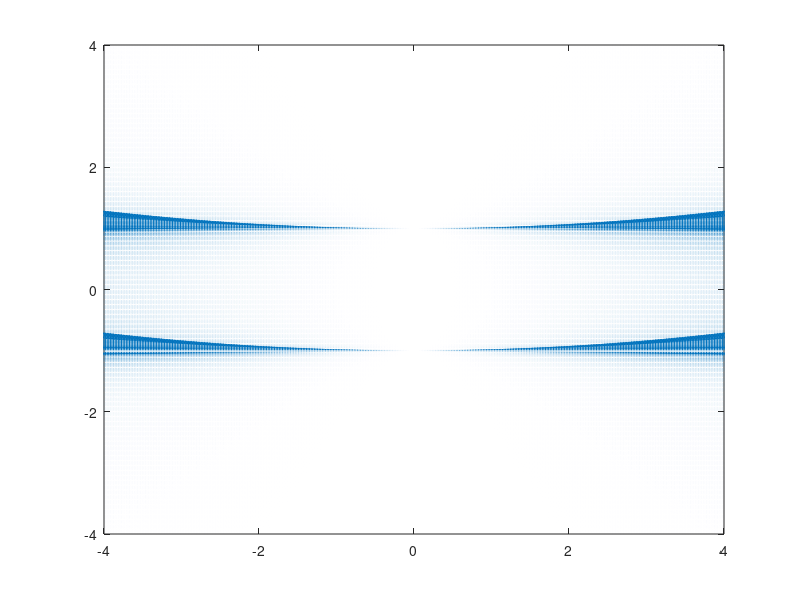

Here is the MATLAB script that generated this plot:
n=390;
u=linspace(-4,4,n);
v=linspace(-4,4,n);
[x,y] = meshgrid(u,v);
px = 0.2*ones(size(y));
py = x.^2 ./ (ones(size(y))-y.^2);
quiver(x,y,px,py,10);
xlim([-4 4]),ylim([-4 4])